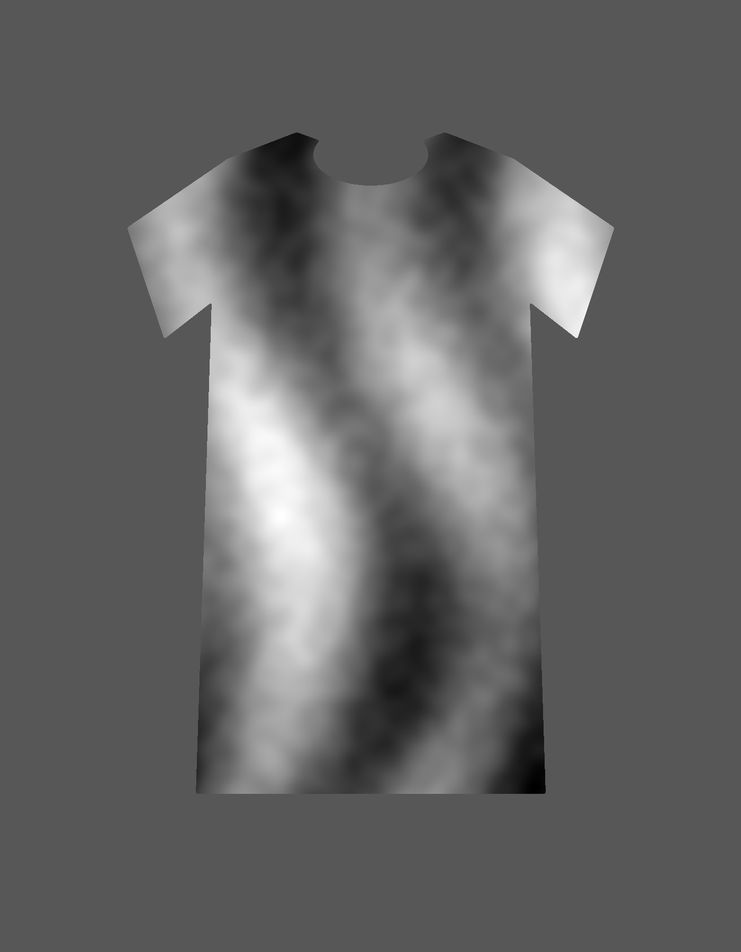
#> input picture assets/base-library/test-model/displace.png, 741 x 952 px, shrunk from 1400 x 1800 before the run, found by its file name
$ python test_fold_noise_tiers.py
#> lines starting #> are read from the running program, lines starting #| are printed output that depends on the picture; after the words box and inside, x2 and y2 are one past the last pixel; in counts of white or black regions, pixels touching at a corner belong together
#!/usr/bin/env python3
"""verify_asset.py kivrim/gurultu esiklerinin regresyon testi.

    python tools/test_fold_noise_tiers.py

Gercek bir assetin displacement haritasina kontrollu gurultu ekleyerek
uc bandin da dogru tetiklendigini ve cikis kodunun yalnizca ERROR
durumunda 1 oldugunu dogrular.

    >= 1.50           PASS   cikis 0
    1.20 <= r < 1.50  WARN   cikis 0  (asset publishable kalir)
    <  1.20           ERROR  cikis 1

Gecici bir asset klasoru olusturur ve sonunda siler.
"""
import cv2, numpy as np, shutil, subprocess, sys
from pathlib import Path

SRC = Path('assets/base-library/bella-canvas-3001/flat-ref-001')
TMP = Path('assets/base-library/_tier_test')

def build(noise_amp, seed=1):
    """Gercek displace haritasina gurultu ekleyerek orani dusurur."""
#> called with noise_amp = 0, seed = 1
    if TMP.exists(): shutil.rmtree(TMP)
    shutil.copytree(SRC, TMP)
    d = cv2.imread(str(TMP/'displace.png'), 0).astype(np.float32)
#> d: shape (952, 741) float32; min 0, max 254, mean 99.7
    g = cv2.imread(str(TMP/'garment_mask.png'), 0) > 127
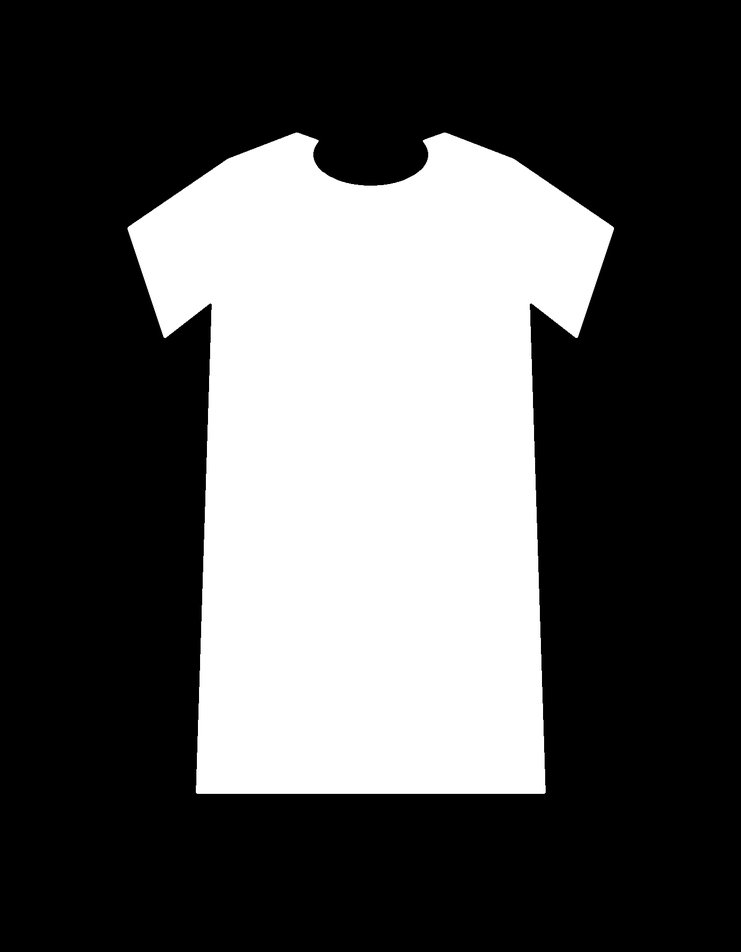
#> input picture assets/base-library/test-model/garment_mask.png, 741 x 952 px, shrunk from 1400 x 1800 before the run, found by its file name
#> g: shape (952, 741) bool; 32.3% white; 1 white region, box (x1, y1, x2, y2) and area: (128, 132, 614, 794) 227988
    rng = np.random.default_rng(seed)
    n = rng.normal(0, noise_amp, d.shape).astype(np.float32)
    out = np.where(g, np.clip(d + n, 0, 255), 128)
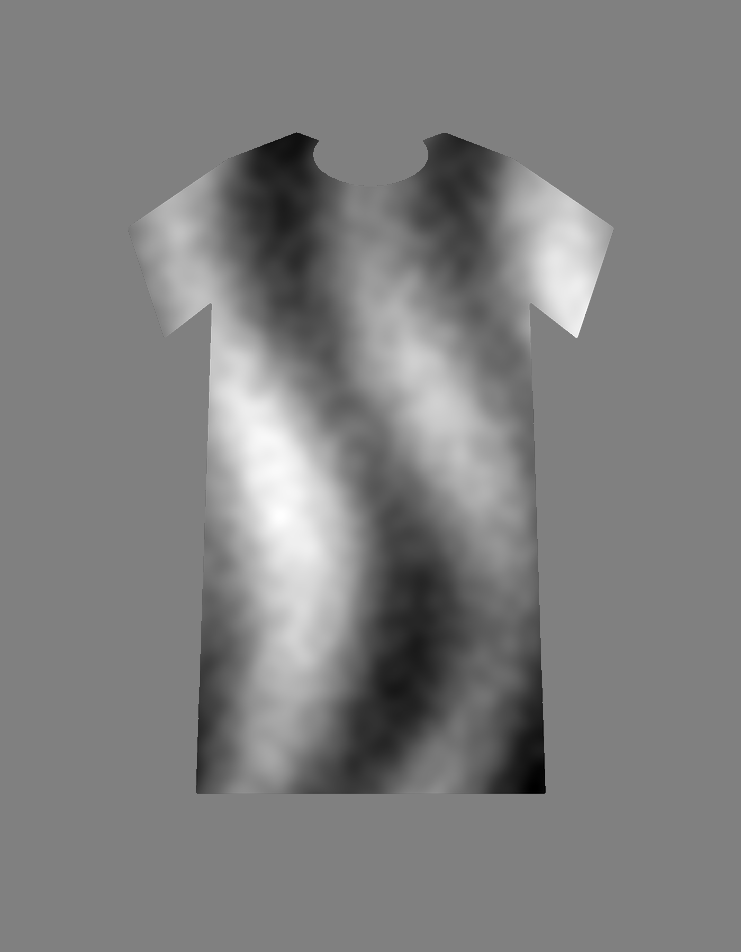
#> out: shape (952, 741) float32; min 0, max 254, mean 127.4
    cv2.imwrite(str(TMP/'displace.png'), out.astype(np.uint8))
    # olculen orani dondur
    d32 = out.astype(np.float32)
    s = cv2.GaussianBlur(d32,(0,0),8)
    return (s[g]-s[g].mean()).std() / max((d32-s)[g].std(),1e-6)

print(f"{'gurultu':>9}{'oran':>8}{'cikis':>7}  beklenen / gorulen")
print('-'*62)
results=[]
for amp, expect in [(0.0,'PASS'), (6.0,'PASS'), (11.0,'WARN'), (30.0,'ERROR')]:
    ratio = build(amp)
#> ratio = 7.82
#> (the run stopped early here; a loop or call above may not have finished)
